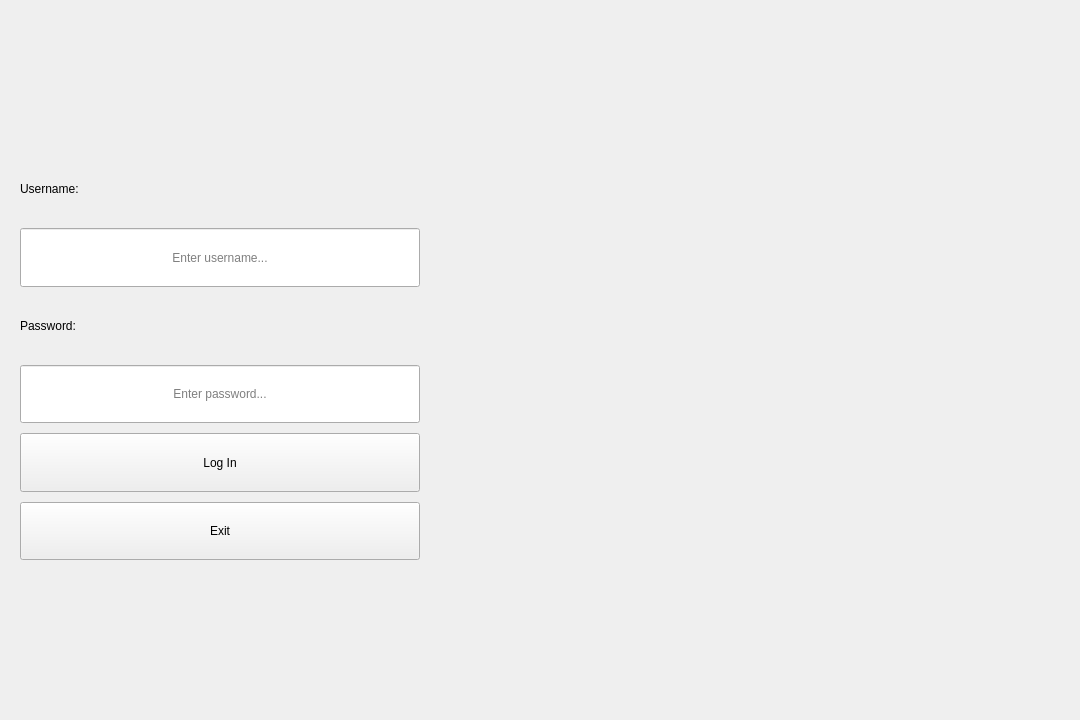
<?xml version="1.0" encoding="UTF-8"?>
<ui version="4.0">
 <class>Login</class>
 <widget class="QWidget" name="Login">
  <property name="geometry">
   <rect>
    <x>0</x>
    <y>0</y>
    <width>1080</width>
    <height>720</height>
   </rect>
  </property>
  <property name="sizePolicy">
   <sizepolicy hsizetype="Expanding" vsizetype="Expanding">
    <horstretch>0</horstretch>
    <verstretch>0</verstretch>
   </sizepolicy>
  </property>
  <property name="windowTitle">
   <string/>
  </property>
  <layout class="QHBoxLayout" name="main_layout" stretch="4,6">
   <property name="spacing">
    <number>10</number>
   </property>
   <property name="leftMargin">
    <number>10</number>
   </property>
   <property name="topMargin">
    <number>10</number>
   </property>
   <property name="rightMargin">
    <number>10</number>
   </property>
   <property name="bottomMargin">
    <number>10</number>
   </property>
   <item>
    <widget class="QWidget" name="wdgt_login" native="true">
     <layout class="QVBoxLayout" name="wdgt_login_layout" stretch="1,3,1">
      <property name="spacing">
       <number>10</number>
      </property>
      <property name="leftMargin">
       <number>0</number>
      </property>
      <property name="topMargin">
       <number>0</number>
      </property>
      <property name="rightMargin">
       <number>0</number>
      </property>
      <property name="bottomMargin">
       <number>0</number>
      </property>
      <item>
       <spacer name="verticalSpacer">
        <property name="orientation">
         <enum>Qt::Vertical</enum>
        </property>
        <property name="sizeHint" stdset="0">
         <size>
          <width>20</width>
          <height>133</height>
         </size>
        </property>
       </spacer>
      </item>
      <item>
       <widget class="QWidget" name="wdgt_input" native="true">
        <layout class="QVBoxLayout" name="wdgt_input_layout" stretch="1,1,1,1,1,1">
         <property name="spacing">
          <number>10</number>
         </property>
         <property name="leftMargin">
          <number>10</number>
         </property>
         <property name="topMargin">
          <number>10</number>
         </property>
         <property name="rightMargin">
          <number>10</number>
         </property>
         <property name="bottomMargin">
          <number>10</number>
         </property>
         <item>
          <widget class="QLabel" name="lbl_username">
           <property name="sizePolicy">
            <sizepolicy hsizetype="Preferred" vsizetype="Expanding">
             <horstretch>0</horstretch>
             <verstretch>0</verstretch>
            </sizepolicy>
           </property>
           <property name="text">
            <string>Username:</string>
           </property>
          </widget>
         </item>
         <item>
          <widget class="QLineEdit" name="lnedit_username">
           <property name="sizePolicy">
            <sizepolicy hsizetype="Expanding" vsizetype="Expanding">
             <horstretch>0</horstretch>
             <verstretch>0</verstretch>
            </sizepolicy>
           </property>
           <property name="alignment">
            <set>Qt::AlignCenter</set>
           </property>
           <property name="placeholderText">
            <string>Enter username...</string>
           </property>
          </widget>
         </item>
         <item>
          <widget class="QLabel" name="lbl_password">
           <property name="sizePolicy">
            <sizepolicy hsizetype="Preferred" vsizetype="Expanding">
             <horstretch>0</horstretch>
             <verstretch>0</verstretch>
            </sizepolicy>
           </property>
           <property name="text">
            <string>Password:</string>
           </property>
          </widget>
         </item>
         <item>
          <widget class="QLineEdit" name="lnedit_password">
           <property name="sizePolicy">
            <sizepolicy hsizetype="Expanding" vsizetype="Expanding">
             <horstretch>0</horstretch>
             <verstretch>0</verstretch>
            </sizepolicy>
           </property>
           <property name="echoMode">
            <enum>QLineEdit::Password</enum>
           </property>
           <property name="alignment">
            <set>Qt::AlignCenter</set>
           </property>
           <property name="placeholderText">
            <string>Enter password...</string>
           </property>
          </widget>
         </item>
         <item>
          <widget class="QPushButton" name="pshbtn_login">
           <property name="sizePolicy">
            <sizepolicy hsizetype="Minimum" vsizetype="Expanding">
             <horstretch>0</horstretch>
             <verstretch>0</verstretch>
            </sizepolicy>
           </property>
           <property name="cursor">
            <cursorShape>PointingHandCursor</cursorShape>
           </property>
           <property name="text">
            <string>Log In</string>
           </property>
          </widget>
         </item>
         <item>
          <widget class="QPushButton" name="pshbtn_exit">
           <property name="sizePolicy">
            <sizepolicy hsizetype="Minimum" vsizetype="Expanding">
             <horstretch>0</horstretch>
             <verstretch>0</verstretch>
            </sizepolicy>
           </property>
           <property name="cursor">
            <cursorShape>PointingHandCursor</cursorShape>
           </property>
           <property name="text">
            <string>Exit</string>
           </property>
          </widget>
         </item>
        </layout>
       </widget>
      </item>
      <item>
       <spacer name="verticalSpacer_2">
        <property name="orientation">
         <enum>Qt::Vertical</enum>
        </property>
        <property name="sizeHint" stdset="0">
         <size>
          <width>20</width>
          <height>133</height>
         </size>
        </property>
       </spacer>
      </item>
     </layout>
    </widget>
   </item>
   <item>
    <widget class="QLabel" name="pxmp_logo">
     <property name="sizePolicy">
      <sizepolicy hsizetype="Expanding" vsizetype="Expanding">
       <horstretch>0</horstretch>
       <verstretch>0</verstretch>
      </sizepolicy>
     </property>
     <property name="text">
      <string/>
     </property>
     <property name="pixmap">
      <pixmap resource="../Resource/resource.qrc">:/big_logo.png</pixmap>
     </property>
     <property name="scaledContents">
      <bool>true</bool>
     </property>
    </widget>
   </item>
  </layout>
 </widget>
 <resources>
  <include location="../Resource/resource.qrc"/>
 </resources>
 <connections/>
</ui>
